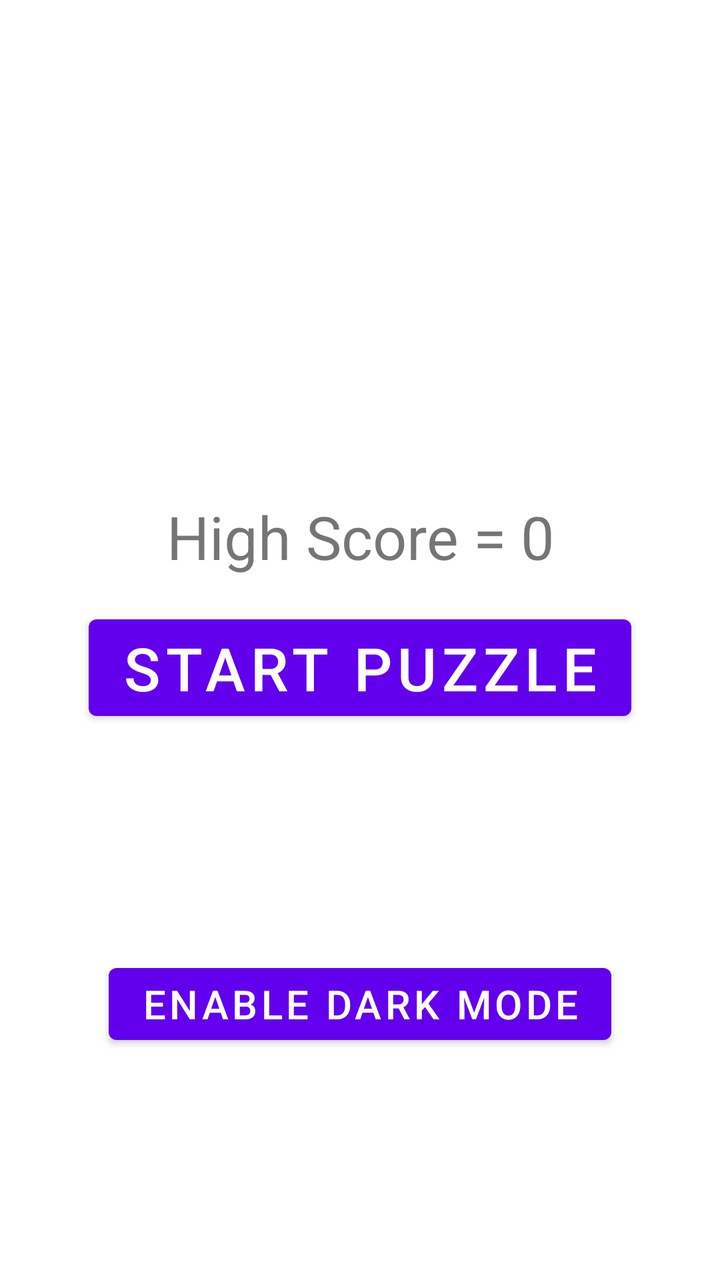
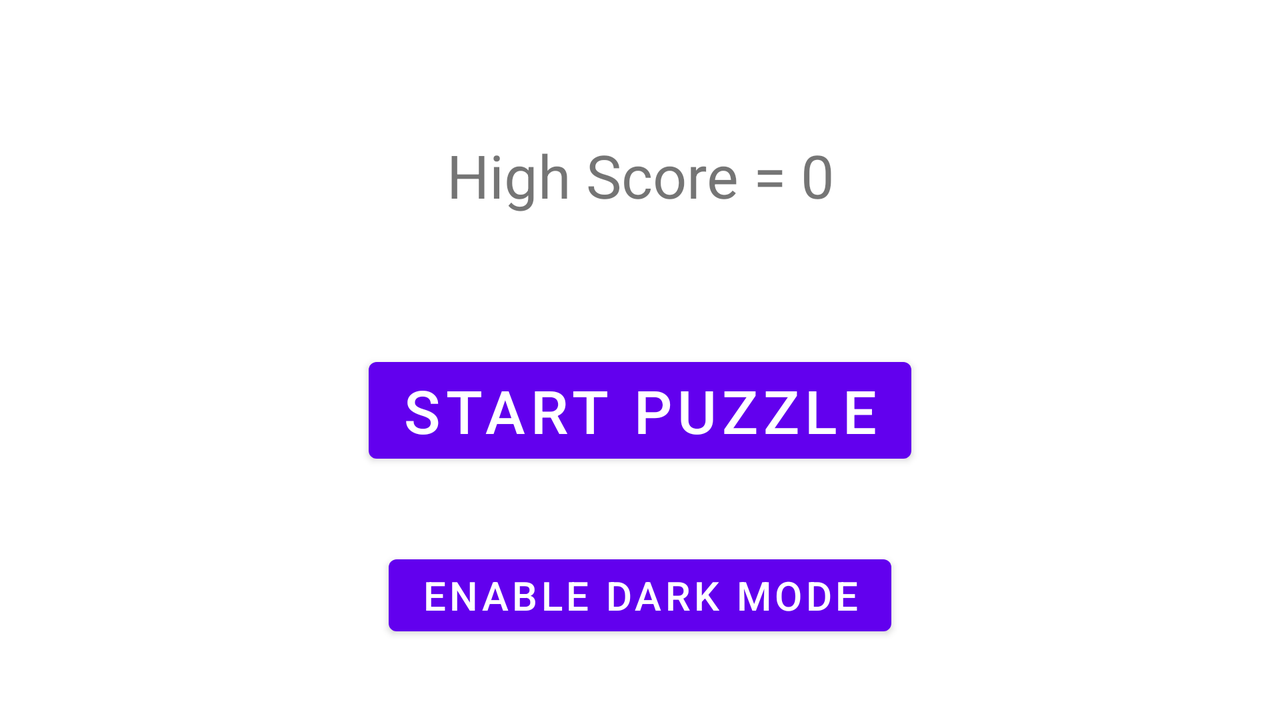

An Android layout and its configuration variant, each rendered on a device that would load it. The default file and the variant file are quoted in full after the pictures.
<!-- AndroidManifest.xml: application theme Theme.MathsPuzzle -->
<!-- res/layout/activity_home_screen.xml -->
<?xml version="1.0" encoding="utf-8"?>
<androidx.constraintlayout.widget.ConstraintLayout xmlns:android="http://schemas.android.com/apk/res/android"
    xmlns:app="http://schemas.android.com/apk/res-auto"
    xmlns:tools="http://schemas.android.com/tools"
    android:layout_width="match_parent"
    android:layout_height="match_parent"
    tools:context=".HomeScreen">

    <TextView
        android:id="@+id/txtHigh"
        android:layout_width="wrap_content"
        android:layout_height="wrap_content"
        android:layout_gravity="center"
        android:layout_marginStart="99dp"
        android:layout_marginTop="238dp"
        android:layout_marginEnd="98dp"
        android:layout_marginBottom="60dp"
        android:gravity="center"
        android:padding="10dp"
        android:text="High Score = 0"
        android:textSize="30sp"
        app:layout_constraintBottom_toTopOf="@+id/homebtn"
        app:layout_constraintEnd_toEndOf="parent"
        app:layout_constraintStart_toStartOf="parent"
        app:layout_constraintTop_toTopOf="parent"
        app:layout_constraintVertical_bias="0.0"
        tools:ignore="MissingConstraints" />

    <Button
        android:id="@+id/homebtn"
        android:layout_width="wrap_content"
        android:layout_height="wrap_content"
        android:minHeight="48dp"
        android:textSize="30sp"
        android:text="Start Puzzle"
        app:layout_constraintBottom_toBottomOf="parent"
        app:layout_constraintLeft_toLeftOf="parent"
        app:layout_constraintRight_toRightOf="parent"
        app:layout_constraintTop_toTopOf="parent"
        app:layout_constraintVertical_bias="0.524" />

    <Button
        android:id="@+id/btntheme"
        android:layout_width="wrap_content"
        android:layout_height="wrap_content"
        android:minHeight="48dp"
        android:text="Enable Dark Mode"
        android:textSize="20sp"
        app:layout_constraintBottom_toBottomOf="parent"
        app:layout_constraintEnd_toEndOf="parent"
        app:layout_constraintStart_toStartOf="parent"
        app:layout_constraintTop_toBottomOf="@+id/homebtn" />


</androidx.constraintlayout.widget.ConstraintLayout>
<!-- resources referenced by this layout -->
<resources>
  <style name="Theme.MathsPuzzle" parent="Theme.MaterialComponents.DayNight.DarkActionBar">
          
          <item name="colorPrimary">@color/purple_500</item>
          <item name="colorPrimaryVariant">@color/purple_700</item>
          <item name="colorOnPrimary">@color/white</item>
          
          <item name="colorSecondary">@color/teal_200</item>
          <item name="colorSecondaryVariant">@color/teal_700</item>
          <item name="colorOnSecondary">@color/black</item>
          
          <item name="android:statusBarColor" tools:targetApi="l">?attr/colorPrimaryVariant</item>
          
      </style>
</resources>
<!-- res/layout-land/activity_home_screen.xml (the repository's variant of the layout above) -->
<!-- drawn on the phone turned sideways -->
<?xml version="1.0" encoding="utf-8"?>
<androidx.constraintlayout.widget.ConstraintLayout xmlns:android="http://schemas.android.com/apk/res/android"
    xmlns:app="http://schemas.android.com/apk/res-auto"
    xmlns:tools="http://schemas.android.com/tools"
    android:layout_width="match_parent"
    android:layout_height="match_parent"
    tools:context=".HomeScreen">

    <Button
        android:id="@+id/btntheme"
        android:layout_width="wrap_content"
        android:layout_height="wrap_content"
        android:minHeight="48dp"
        android:text="Enable Dark Mode"
        android:textSize="20sp"
        app:layout_constraintBottom_toBottomOf="parent"
        app:layout_constraintEnd_toEndOf="parent"
        app:layout_constraintStart_toStartOf="parent"
        app:layout_constraintTop_toBottomOf="@+id/homebtn" />

    <TextView
        android:id="@+id/txtHigh"
        android:layout_width="wrap_content"
        android:layout_height="wrap_content"
        android:layout_gravity="center"
        android:layout_marginStart="99dp"
        android:layout_marginEnd="98dp"
        android:gravity="center"
        android:padding="10dp"
        android:text="High Score = 0"
        android:textSize="30sp"
        app:layout_constraintBottom_toTopOf="@+id/homebtn"
        app:layout_constraintEnd_toEndOf="parent"
        app:layout_constraintStart_toStartOf="parent"
        app:layout_constraintTop_toTopOf="parent"
        tools:ignore="MissingConstraints" />

    <Button
        android:id="@+id/homebtn"
        android:layout_width="wrap_content"
        android:layout_height="wrap_content"
        android:text="Start Puzzle"
        android:minHeight="48dp"
        android:textSize="30sp"
        app:layout_constraintBottom_toBottomOf="parent"
        app:layout_constraintLeft_toLeftOf="parent"
        app:layout_constraintRight_toRightOf="parent"
        app:layout_constraintTop_toTopOf="parent"
        app:layout_constraintVertical_bias="0.584" />


</androidx.constraintlayout.widget.ConstraintLayout>
